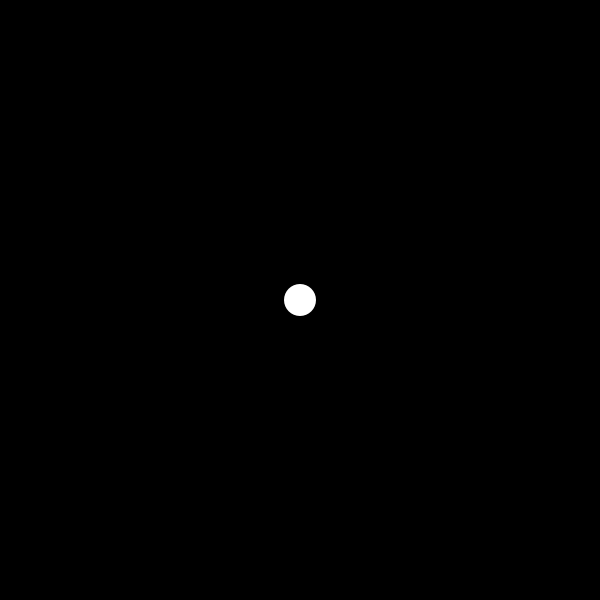
Frame 1 (no input)
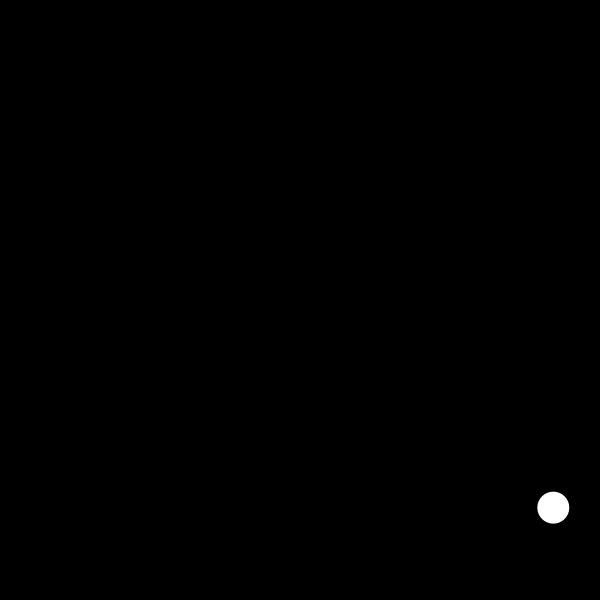
Frame 60 (the mouse pressed at the canvas centre just before this capture)
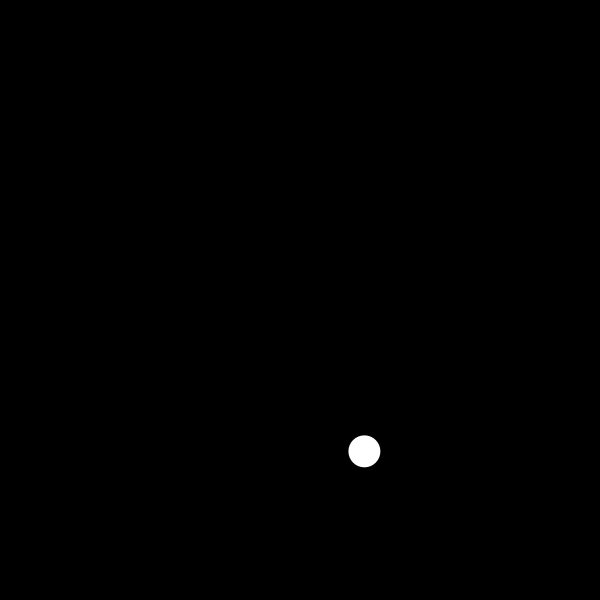
Frame 120 (the mouse held since frame 60 and released just before this capture)

The Processing sketch that drew these frames (run headless with seeded random() and noise(); from frame 60 on, the mouse is pressed at the canvas centre):

// Processing sketch: BouncingBall
// ── BouncingBall.pde
Body b;

void setup() {
  size(600, 600);
  b = new Body();
}

void draw() {
  background(0);
  b.render();
  b.update();
  b.bounce();
}

// ── Body.pde
class Body {
  PVector pos;
  PVector vel;
  float r;
  Body() {
    pos = new PVector(width / 2, height / 2);
    vel = new PVector(random(3, 5), random(3, 5));
    r = 16;
  }
  
  void bounce() {
    if (pos.x < r || pos.x > width - r) {
      vel.x = -vel.x;
    }
    if (pos.y < r || pos.y > height - r) {
      vel.y = -vel.y;
    }
  }
  
  void update() {
    pos.add(vel);
  }
  
  void render() {
    noStroke();
    fill(255);
    ellipse(pos.x, pos.y, r * 2, r * 2);
  }
}
